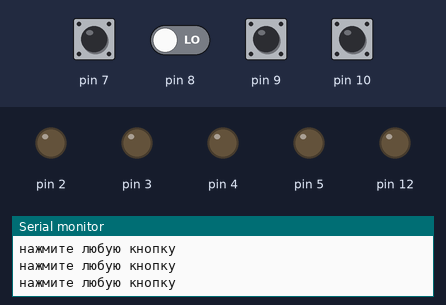
This sketch was run on a simulated Arduino Uno, built with avr-gcc and run on an emulated ATmega328P. Parts: output pins drawn as LEDs (lit = HIGH), the last lines printed to the serial monitor. The test bench sets the inputs (shaded band); at power-on: pin 9, pin 10 HIGH, pin 7, pin 8 LOW. Random numbers use the default seed unless the sketch sets one.

Above: at 1.2 s.
1.3 s: pin 7 pulled LOW for 0.15 s
At 5.4 s:
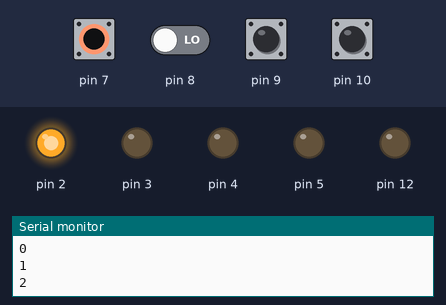
At 7.0 s:
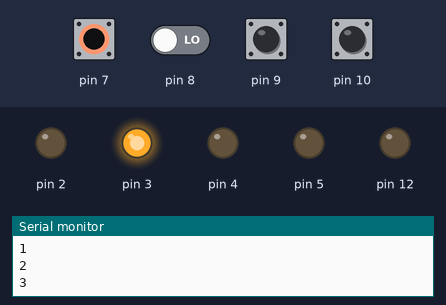
Timing chart, 0 to 11.8 s (numbered marks = the images above; inputs shaded):
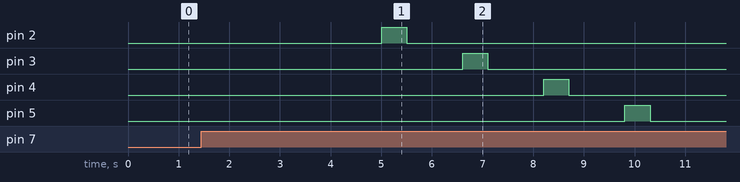

The sketch:

pamat.ino
```cpp
int x;//уровень игры
int n;
int i;
byte demo[10] = {10, 23, 45, 76, 74, 82, 91, 48, 14, 8};
int a = 1;
void LED(int c) {
  off();
  while (n < 10) {
    n++;
    delay(100);
    while (i < n) {
      Serial.println(i);
      digitalWrite(i, HIGH);
      delay(500);
      digitalWrite(i, LOW);
      delay(1000);
      i++;
      if (i == 10) {
        Serial.println("всё");
      }
    }
  }
}
void off() {
  digitalWrite(2, LOW);
  digitalWrite(3, LOW);
  digitalWrite(4, LOW);
  digitalWrite(5, LOW);
}
void setup() {
  pinMode(2, OUTPUT);
  pinMode(3, OUTPUT);
  pinMode(4, OUTPUT);
  pinMode(5, OUTPUT);
  pinMode(7, INPUT_PULLUP);
  pinMode(8, INPUT_PULLUP);
  pinMode(9, INPUT_PULLUP);
  pinMode(10, INPUT_PULLUP);
  pinMode(12, OUTPUT);
  Serial.begin(9600);
  randomSeed(analogRead(A0));
}
void loop() {
  digitalWrite(12, LOW);
  if (a == 1) {         //
    Serial.println("нажмите любую кнопку");
    if (digitalRead(7) == 0 || digitalRead(8) == 0 || digitalRead(9) == 0 || digitalRead(10) == 0) {
      a = 2;
    }
    if (a == 2) {
      while (i < 10) {
        demo[i] = random(2, 6);
        while (n < 10) {
          n++;
          delay(250);
          while (i < n) {
            delay(250);
            LED(i);
            delay(250);
            off();
          }

        }
        if (a == 3) {
          i = 0;
          a = 2;
        }
      }
    }
  }
}
```

Measured:
- after the input at 1.3 s, pin 2: LOW → HIGH after 3.7 s, → LOW 0.50 s later; pin 3: LOW → HIGH after 5.3 s, → LOW 0.50 s later; pin 4: LOW → HIGH after 6.9 s, → LOW 0.50 s later; pin 5: LOW → HIGH after 8.5 s, → LOW 0.50 s later
